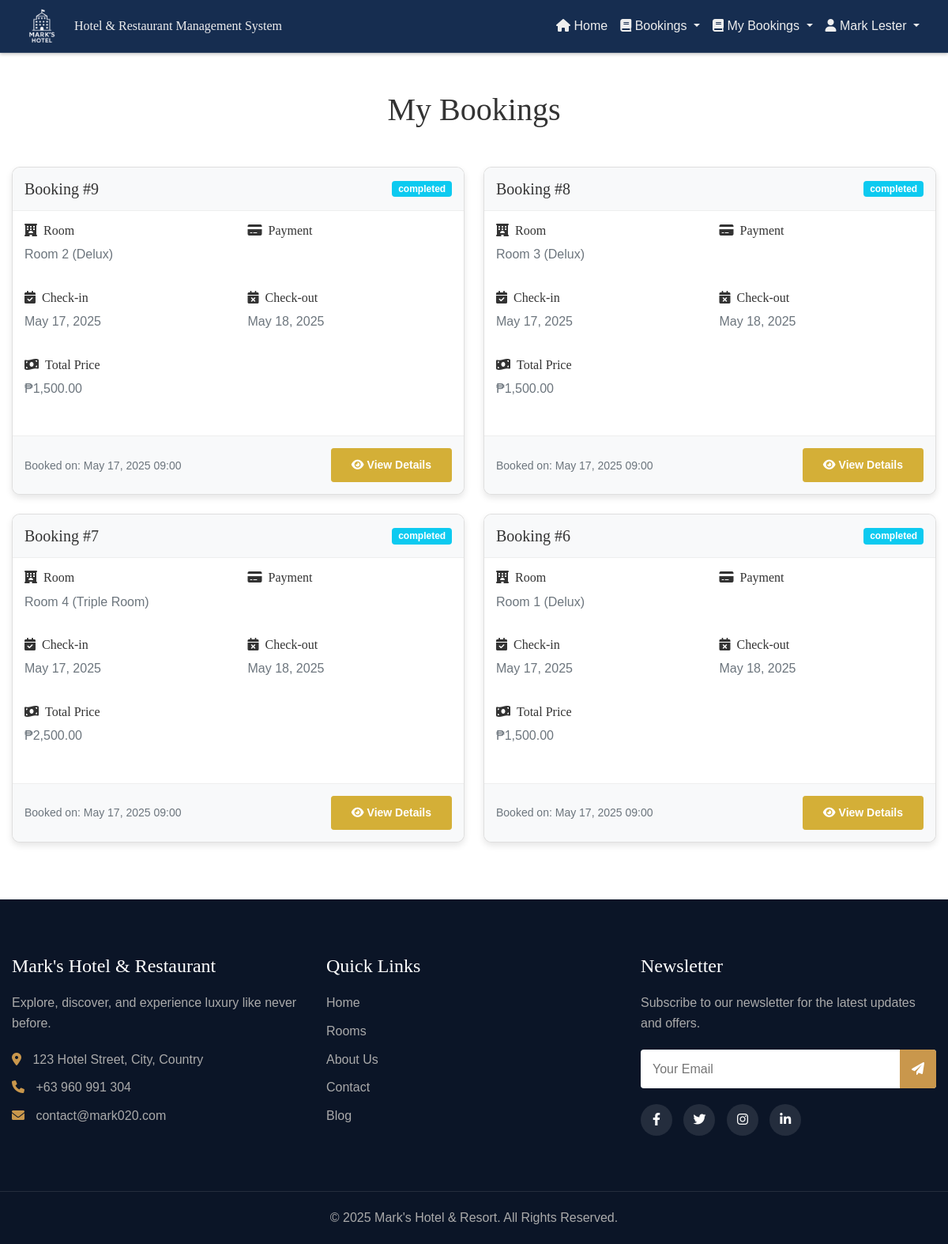
Page /public/bookings.php (signed in) on the earlier database version.
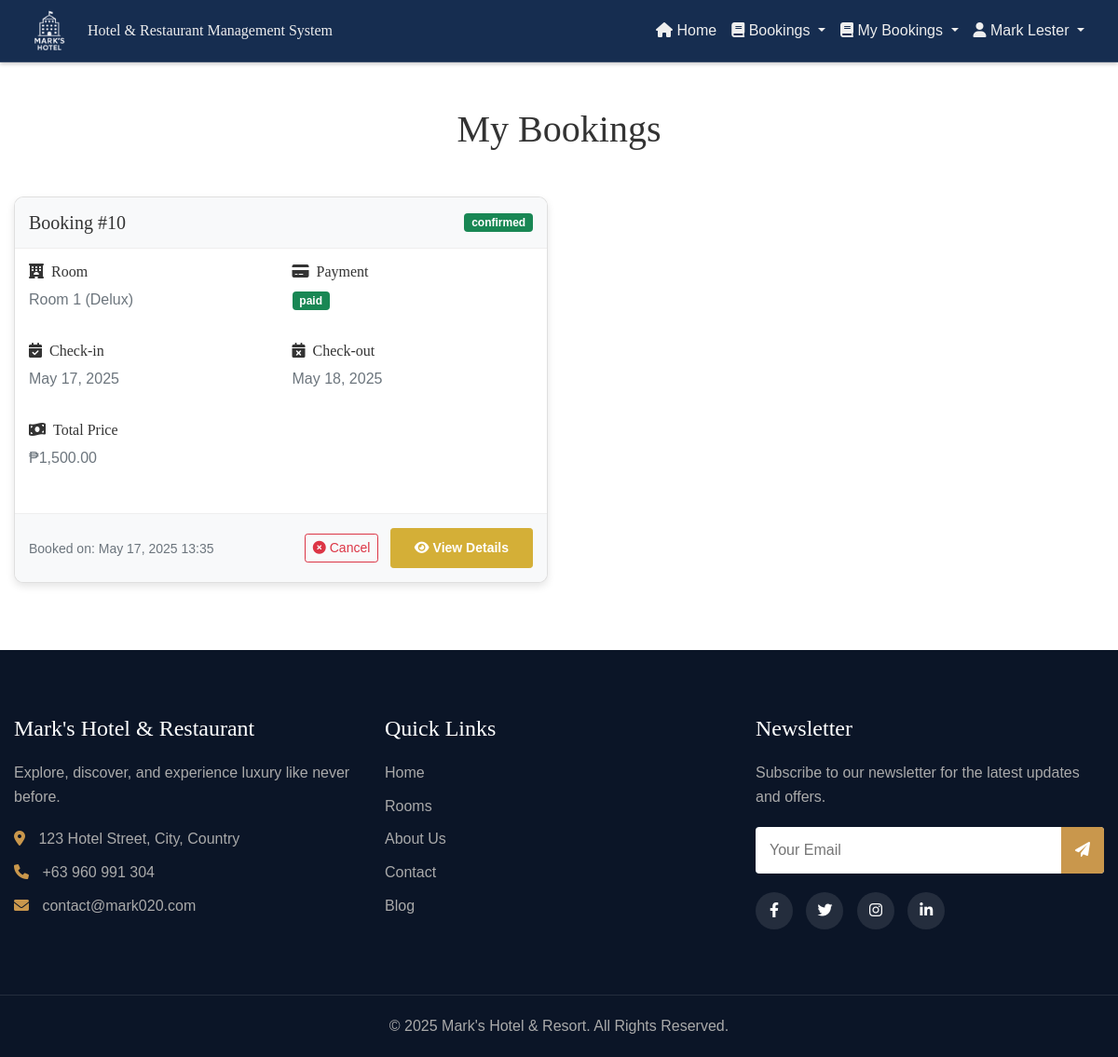
Same page on the later database version.
### tables this page shows
CREATE TABLE `bookings` (
  `booking_id` int(11) NOT NULL,
  `user_id` int(11) NOT NULL,
  `room_id` int(11) NOT NULL,
  `check_in_date` date NOT NULL,
  `check_out_date` date NOT NULL,
  `total_price` decimal(10,2) NOT NULL,
  `status` enum('pending','confirmed','canceled','completed') DEFAULT 'pending',
  `payment_status` enum('unpaid','partially_paid','paid') DEFAULT 'unpaid',
  `special_requests` text DEFAULT NULL,
  `is_read` tinyint(1) DEFAULT 0,
  `created_at` timestamp NOT NULL DEFAULT current_timestamp(),
  `updated_at` timestamp NOT NULL DEFAULT current_timestamp() ON UPDATE current_timestamp()
);

CREATE TABLE `rooms` (
  `id` int(11) NOT NULL,
  `title` varchar(255) NOT NULL,
  `room_type_id` int(11) NOT NULL,
  `images` varchar(255) DEFAULT NULL,
  `price` varchar(250) DEFAULT NULL
);

CREATE TABLE `room_type` (
  `id` int(11) NOT NULL,
  `title` varchar(255) NOT NULL,
  `detail` varchar(255) NOT NULL
);

### controllers/fetchBookings.php (called while the page is built, shortened)
<?php
include '../components/config.php';
$user_id = $_SESSION['user_id'];
$query = "SELECT
        b.booking_id,
        b.check_in_date,
        b.check_out_date,
        b.total_price,
        b.status as booking_status,
        b.payment_status,
        b.special_requests,
        b.created_at,
        u.name as guest_name,
        u.email as guest_email,
        r.title as room_title,
        r.images as room_images,
        rt.title as room_type
    FROM bookings b
    LEFT JOIN users u ON b.user_id = u.user_id
    LEFT JOIN rooms r ON b.room_id = r.id
    LEFT JOIN room_type rt ON r.room_type_id = rt.id
    WHERE b.user_id = ?
    ORDER BY b.created_at DESC";
$stmt = mysqli_prepare($con, $query);
mysqli_stmt_bind_param($stmt, 'i', $user_id);
mysqli_stmt_execute($stmt);
$result = mysqli_stmt_get_result($stmt);
function getStatusBadgeClass($status) {
    switch(strtolower($status)) {
        case 'confirmed':
            return 'bg-success';
        case 'completed':
            return 'bg-info';
    }
}
function getPaymentBadgeClass($status) {
    switch(strtolower($status)) {
        case 'paid':
            return 'bg-success';
        default:
            return 'bg-secondary';
    }
}
?>

### public/bookings.php (the view, shortened to what the changed rows need)
<?php
include '../controllers/fetchBookings.php';
?>
<!DOCTYPE html>
<html lang="en">
<head>
    <link href="https://cdn.jsdelivr.net/npm/bootstrap@5.0.2/dist/css/bootstrap.min.css" rel="stylesheet">
    <link rel="stylesheet" href="https://cdnjs.cloudflare.com/ajax/libs/font-awesome/6.0.0-beta3/css/all.min.css" />
    <link rel="stylesheet" href="../css/customAdminHeader.css">
    <link rel="stylesheet" href="../css/home.css">
    <link rel="stylesheet" href="../css/modal.css">
</head>
<body>
    <div class="container my-5">
        <div class="row mb-4">
            <div class="col-12">
                <h1 class="text-center mb-4">My Bookings</h1>
            </div>
        </div>
        <?php if (mysqli_num_rows($result) > 0): ?>
            <div class="row">
                <?php while ($booking = mysqli_fetch_assoc($result)): ?>
                    <div class="col-lg-6 mb-4">
                        <div class="card booking-card h-100">
                            <div class="booking-header d-flex justify-content-between align-items-center">
                                <h5 class="mb-0">Booking #<?php echo $booking['booking_id']; ?></h5>
                                <span class="badge <?php echo getStatusBadgeClass($booking['booking_status']); ?>"><?php echo $booking['booking_status']; ?></span>
                            </div>
                            <div class="booking-details">
                                <div class="row mb-3">
                                    <div class="col-md-6">
                                        <h6><i class="fas fa-hotel me-2"></i>Room</h6>
                                        <p class="text-muted"><?php echo $booking['room_title']; ?> (<?php echo $booking['room_type']; ?>)</p>
                                    </div>
                                    <div class="col-md-6">
                                        <h6><i class="fas fa-credit-card me-2"></i>Payment</h6>
                                        <p><span class="badge <?php echo getPaymentBadgeClass($booking['payment_status']); ?>"><?php echo $booking['payment_status']; ?></span></p>
                                    </div>
                                </div>
                                <div class="row mb-3">
                                    <div class="col-md-6">
                                        <h6><i class="fas fa-calendar-check me-2"></i>Check-in</h6>
                                        <p class="text-muted"><?php echo date('M d, Y', strtotime($booking['check_in_date'])); ?></p>
                                    </div>
                                    <div class="col-md-6">
                                        <h6><i class="fas fa-calendar-times me-2"></i>Check-out</h6>
                                        <p class="text-muted"><?php echo date('M d, Y', strtotime($booking['check_out_date'])); ?></p>
                                    </div>
                                </div>
                                <div class="row mb-3">
                                    <div class="col-12">
                                        <h6><i class="fas fa-money-bill-wave me-2"></i>Total Price</h6>
                                        <p class="text-muted">₱<?php echo number_format($booking['total_price'], 2); ?></p>
                                    </div>
                                </div>
                            </div>
                            <div class="booking-footer d-flex justify-content-between align-items-center">
                                <small class="text-muted">Booked on: <?php echo date('M d, Y H:i', strtotime($booking['created_at'])); ?></small>
                                <div>
                                    <?php if (strtolower($booking['booking_status']) == 'pending' || strtolower($booking['booking_status']) == 'confirmed'): ?>
                                        <button type="button" class="btn btn-sm btn-outline-danger me-2" data-bs-toggle="modal" data-bs-target="#cancelModal<?php echo $booking['booking_id']; ?>">
                                            <i class="fas fa-times-circle me-1"></i>Cancel
                                        </button>
                                    <?php endif; ?>
                                    <button type="button" class="btn btn-sm btn-primary" data-bs-toggle="modal" data-bs-target="#detailsModal<?php echo $booking['booking_id']; ?>">
                                        <i class="fas fa-eye me-1"></i>View Details
                                    </button>
                                </div>
                            </div>
                        </div>
                    </div>
                <?php endwhile; ?>
            </div>
        <?php endif; ?>
    </div>
</body>
</html>

Differences in the rows shown:
removed bookings: booking_id "9", status "completed", room.title "Room 2", room_type.title "Delux", check_in_date "May 17, 2025", check_out_date "May 18, 2025", total_price "1,500.00", created_at "May 17, 2025 09:00"
removed bookings: booking_id "8", status "completed", room.title "Room 3", room_type.title "Delux", check_in_date "May 17, 2025", check_out_date "May 18, 2025", total_price "1,500.00", created_at "May 17, 2025 09:00"
removed bookings: booking_id "7", status "completed", room.title "Room 4", room_type.title "Triple Room", check_in_date "May 17, 2025", check_out_date "May 18, 2025", total_price "2,500.00", created_at "May 17, 2025 09:00"
removed bookings: booking_id "6", status "completed", room.title "Room 1", room_type.title "Delux", check_in_date "May 17, 2025", check_out_date "May 18, 2025", total_price "1,500.00", created_at "May 17, 2025 09:00"
added bookings: booking_id "10", status "confirmed", room.title "Room 1", room_type.title "Delux", payment_status "paid", check_in_date "May 17, 2025", check_out_date "May 18, 2025", total_price "1,500.00", created_at "May 17, 2025 13:35"
